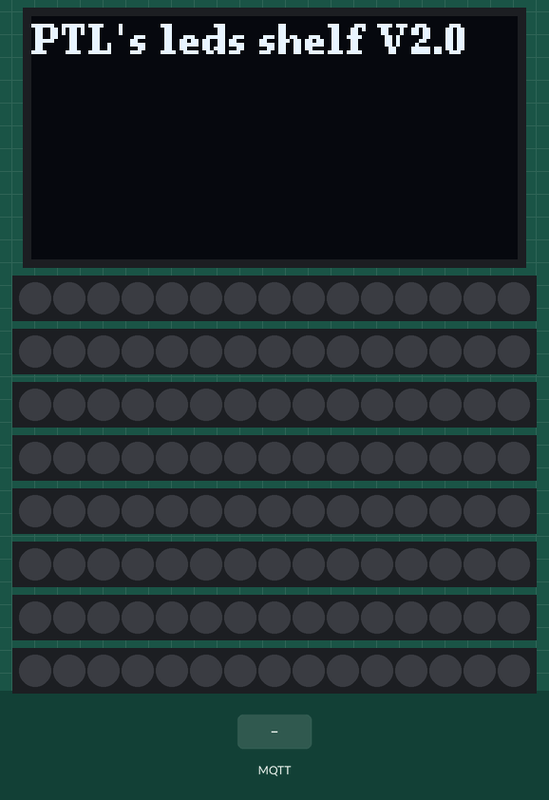
Bench run of a sketch on a simulated ESP32. Shown: 128×64 one-colour display, 8 × 15 RGB LEDs in strip order, left to right. The test bench sets the inputs (shaded band). Dim RGB values are drawn brighter than linear; WiFi joins after 1.5 s; servers stay silent unless stated; no MQTT or app messages arrive unless stated; what the sketch prints to the serial monitor is not drawn.

Above: at 2.8 s.
2.9 s: MQTT message "off" arrives on the first subscribed topic
At 3.6 s:
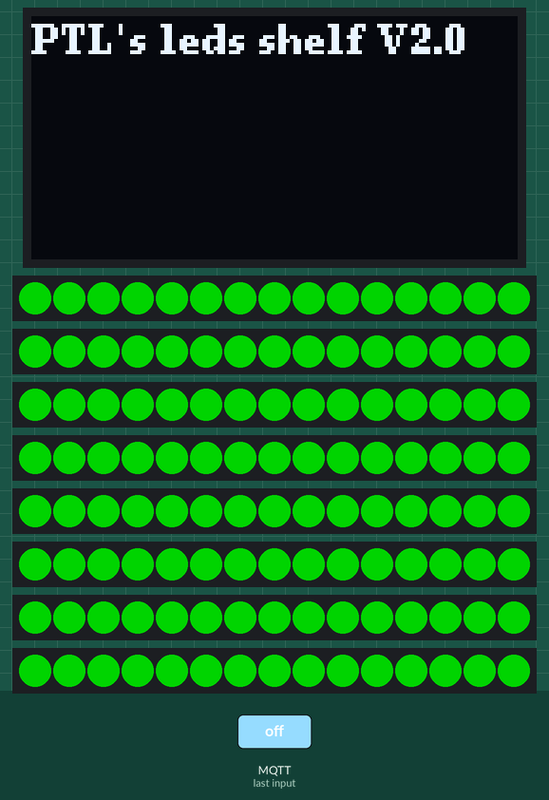
Timing chart, 0 to 5.3 s (numbered marks = the images above; inputs shaded):
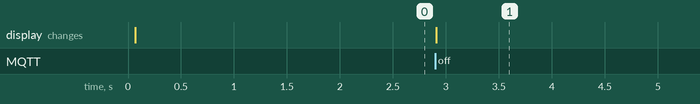

The sketch:

ptl-leds-shelf_v2.0.ino
```cpp
/*
 * =====================================================================================
 *
 *       Filename:  ptl-leds-shelf_v2.0.ino
 *
 *    Description:  WS2801 LED's server for PTL (PostTenebrasLab) Shelf
 *
 *        Version:  1.0
 *        Created:  17/12/2017 10:37:58
 *       Revision:  none
 *       Compiler:  gcc-avr
 *
 *         Author:  Sebastien Chassot (sinux), seba.ptl@sinux.net
 *        Company:  Post Tenebras Lab (Geneva's Hackerspace)
 *
 * =====================================================================================
 */

#include <Arduino.h>
#include <U8g2lib.h>

#include <WiFi.h>
#include <FastLED.h>

#define FASTLED_ALLOW_INTERRUPTS 0

#include <PubSubClient.h>

#include "ptl-leds-shelf.h"
#include "secret.h"

// Define the array of leds
CRGBArray<NUM_LEDS_PER_STRIP> strip0;
CRGBArray<NUM_LEDS_PER_STRIP> strip1;
CRGBArray<NUM_LEDS_PER_STRIP> strip2;
CRGBArray<NUM_LEDS_PER_STRIP> strip3;
CRGBArray<NUM_LEDS_PER_STRIP> strip4;
CRGBArray<NUM_LEDS_PER_STRIP> strip5;
CRGBArray<NUM_LEDS_PER_STRIP> strip6;
CRGBArray<NUM_LEDS_PER_STRIP> strip7;

//CRGB leds[NUM_STRIPS * NUM_LEDS_PER_STRIP];
CRGBArray<NUM_STRIPS * NUM_LEDS_PER_STRIP> leds;


U8G2_SSD1306_128X64_NONAME_F_SW_I2C u8g2(U8G2_R0, /* clock=*/ 15, /* data=*/ 4, /* reset=*/ 16);

WiFiClient wiFiClient;

PubSubClient mqttClient(mqttServer, mqttPort, callback, wiFiClient);

char buffer[BUF_SIZE];
state_t state = WAIT;
long count = 0;


void callback(char *topic, byte *payload, unsigned int length) {

    memcpy(&buffer, payload, length);

    if (strcmp(topic, TOPIC_ALL) == 0 && length == LEN_MSG_ALL) {
        state = ALL;
    }

    if (strcmp(topic, TOPIC_RECTANGLE) == 0 && length == LEN_MSG_RECTANGLE) {
        state = RECTANGLE;
    }

    if (strcmp(topic, TOPIC_MASK) == 0 && length == LEN_MSG_MASK) {
        state = MASK;
    }

    if (strcmp(topic, TOPIC_STATE) == 0) {
        state = STATE;
    }
}


void update_state(const state_t topic, const char *msg) {

    int err;

    switch (topic) {
        case ALL:
            set_all(3);
            break;
        case RECTANGLE:
            set_rectangle(3, 3);
            break;
        case MASK:
            //set_leds();
            break;
        case STATE:
            //publish_state();
            break;
        default:
            state = WAIT;
    }
}


void setup() {

    // put your setup code here, to run once:
    u8g2.begin();
    u8g2.enableUTF8Print();        // enable UTF8 support for the Arduino print() function
    u8g2.setFont(u8g2_font_ncenB08_tr);    // choose a suitable font


    Serial.begin(115200);
    delay(10);

    // We start by connecting to a WiFi network

    Serial.println();
    Serial.println();
    Serial.print("Connecting to ");
    Serial.println(ssid);
    u8g2.clearBuffer();
    u8g2.drawStr(0, 10, "PTL's leds shelf V2.0");
    u8g2.sendBuffer();

    WiFi.begin(ssid, password);

    while (WiFi.status() != WL_CONNECTED) {
        delay(500);
        Serial.print(".");
    }

    Serial.println("");
    Serial.println("WiFi connected");
    Serial.println("IP address: ");
    Serial.println(WiFi.localIP());

    mqttClient.setServer(mqttServer, mqttPort);

    while (!mqttClient.connected()) {
        Serial.println("Connecting to MQTT...");
        mqttClient.connect("ESP32", mqttUser, mqttPassword);


        if (mqttClient.connect("ESP32Client", mqttUser, mqttPassword)) {

            Serial.println("connected to MQTT");
            Serial.println("Subscribed to ");

            mqttClient.subscribe(TOPIC_ALL);
            Serial.println(TOPIC_ALL);
            mqttClient.subscribe(TOPIC_RECTANGLE);
            Serial.println(TOPIC_RECTANGLE);
            mqttClient.subscribe(TOPIC_MASK);
            Serial.println(TOPIC_MASK);
            mqttClient.subscribe(TOPIC_STATE);
            Serial.println(TOPIC_STATE);

        } else {

            Serial.print("failed with state ");
            Serial.print(mqttClient.state());
            delay(2000);
        }
    }

    FastLED.addLeds<WS2811, DATA_PIN_STRIP0>(leds, 0, NUM_LEDS_PER_STRIP);
    FastLED.addLeds<WS2811, DATA_PIN_STRIP1>(leds, NUM_LEDS_PER_STRIP, NUM_LEDS_PER_STRIP);
    FastLED.addLeds<WS2811, DATA_PIN_STRIP2>(leds, 2 * NUM_LEDS_PER_STRIP, NUM_LEDS_PER_STRIP);
    FastLED.addLeds<WS2811, DATA_PIN_STRIP3>(leds, 3 * NUM_LEDS_PER_STRIP, NUM_LEDS_PER_STRIP);
    FastLED.addLeds<WS2811, DATA_PIN_STRIP4>(leds, 4 * NUM_LEDS_PER_STRIP, NUM_LEDS_PER_STRIP);
    FastLED.addLeds<WS2811, DATA_PIN_STRIP5>(leds, 5 * NUM_LEDS_PER_STRIP, NUM_LEDS_PER_STRIP);
    FastLED.addLeds<WS2811, DATA_PIN_STRIP6>(leds, 6 * NUM_LEDS_PER_STRIP, NUM_LEDS_PER_STRIP);
    FastLED.addLeds<WS2811, DATA_PIN_STRIP7>(leds, 7 * NUM_LEDS_PER_STRIP, NUM_LEDS_PER_STRIP);

}

void loop() {

    Serial.print("Begin loop : ");
    Serial.println(count);

        mqttClient.loop();

    if (state != WAIT) {
        Serial.print("Callback has been run : ");
        Serial.println(state);
        update_state(state, buffer);
        count = 0;
        state = WAIT;
//        update_leds();
    }

  Serial.print("End loop : ");
  Serial.println(count++);
}

void set_all(unsigned long color) {
    for (int i = 0; i < NUM_LEDS_PER_STRIP * NUM_STRIPS; i++)
        leds[i] = CRGB::Green;

    FastLED.show();
}

void set_rectangle(unsigned long color, unsigned int num) {
//  for(int i = 0; i < NUM_LEDS_PER_STRIP*NUM_STRIPS; i++)
//    leds[i] = CRGB::Black;
    leds.fill_rainbow(255);
    FastLED.show();

}
```

leds_control.c
```cpp
/*
 * =====================================================================================
 *
 *       Filename:  leds_control.c
 *
 *    Description:  WS2801 LED's call for PTL (PostTenebrasLab) Shelf
 *
 *        Version:  1.0
 *        Created:  22/12/2017 11:12:31
 *       Revision:  none
 *       Compiler:  gcc-avr
 *
 *         Author:  Sebastien Chassot (sinux), seba.ptl@sinux.net
 *        Company:  Post Tenebras Lab (Geneva's Hackerspace)
 *
 * =====================================================================================
 */

#include "ptl-leds-shelf.h"


void update_leds(void) {

    //FastLED.show();
}


void set_rect(int first_corner, int offset ){


    uint8_t x0 = first_corner >> 4;
    uint8_t y0 = first_corner & 0xf;

    uint8_t x1 = x0 + offset >> 4;
    uint8_t y1 = y0 + offset & 0xf;

    for(int j = y0; j < y1; j++){
        for(int i = x0; i < x1; i++){


        }

    }
}


//void test_leds() {
//
//    long ms = millis() % 2000;
//
//    if (ms < 1000) {
//        fill_solid(strip0, NUM_LEDS_PER_STRIP, CRGB::Red);
//        fill_solid(strip1, NUM_LEDS_PER_STRIP, CRGB::Blue);
//        fill_solid(strip2, NUM_LEDS_PER_STRIP, CRGB::Red);
//        fill_solid(strip3, NUM_LEDS_PER_STRIP, CRGB::Blue);
//        fill_solid(strip4, NUM_LEDS_PER_STRIP, CRGB::Red);
//        fill_solid(strip5, NUM_LEDS_PER_STRIP, CRGB::Blue);
//        fill_solid(strip6, NUM_LEDS_PER_STRIP, CRGB::Red);
//        fill_solid(strip7, NUM_LEDS_PER_STRIP, CRGB::Blue);
//
//    } else {
//        fill_solid(strip0, NUM_LEDS_PER_STRIP, CRGB::Blue);
//        fill_solid(strip1, NUM_LEDS_PER_STRIP, CRGB::Red);
//        fill_solid(strip2, NUM_LEDS_PER_STRIP, CRGB::Blue);
//        fill_solid(strip3, NUM_LEDS_PER_STRIP, CRGB::Red);
//        fill_solid(strip4, NUM_LEDS_PER_STRIP, CRGB::Blue);
//        fill_solid(strip5, NUM_LEDS_PER_STRIP, CRGB::Red);
//        fill_solid(strip6, NUM_LEDS_PER_STRIP, CRGB::Blue);
//        fill_solid(strip7, NUM_LEDS_PER_STRIP, CRGB::Red);
//    }
//
//    FastLED.show();
//}
```

ptl-leds-shelf.h
```cpp
/*
 * =====================================================================================
 *
 *       Filename:  ptl-leds-shelf.h
 *
 *    Description:  WS2801 LED's server for PTL (PostTenebrasLab) Shelf
 *
 *        Version:  1.0
 *        Created:  17/12/2017 10:37:58
 *       Revision:  none
 *       Compiler:  gcc-avr
 *
 *         Author:  Sebastien Chassot (sinux), seba.ptl@sinux.net
 *        Company:  Post Tenebras Lab (Geneva's Hackerspace)
 *
 * =====================================================================================
 */

#ifndef PTL_LEDS_SHELF_V2_0_PTL_LEDS_SHELF_H
#define PTL_LEDS_SHELF_V2_0_PTL_LEDS_SHELF_H

#include "Arduino.h"


//#define DEBUG

#define NUM_LEDS_PER_STRIP  15
#define NUM_STRIPS          8

#define BUF_SIZE            128

#define DATA_PIN_STRIP0     12
#define DATA_PIN_STRIP1     13
#define DATA_PIN_STRIP2     14
#define DATA_PIN_STRIP3     27
#define DATA_PIN_STRIP4     26
#define DATA_PIN_STRIP5     25
#define DATA_PIN_STRIP6     18
#define DATA_PIN_STRIP7     17

#define TOPIC_ALL           "shelf/all"
#define TOPIC_RECTANGLE     "shelf/rectangle"
#define TOPIC_MASK          "shelf/mask"
#define TOPIC_STATE         "shelf/state"
#define LEN_MSG_ALL         3
#define LEN_MSG_RECTANGLE   5
#define LEN_MSG_MASK        19

enum {STRIP0 = 0, STRIP1, STRIP2, STRIP3, STRIP4, STRIP5, STRIP6, STRIP7};
enum {LED0 = 0, LED1, LED2, LED3, LED4, LED5, LED6, LED7, LED8, LED9, LED10, LED11, LED12, LED13, LED14, LED15};
typedef enum {WAIT, ALL, RECTANGLE, MASK, STATE} state_t;

typedef struct ledshelf {
    uint8_t r;
    uint8_t g;
    uint8_t b;
    uint16_t mask_0;
    uint16_t mask_1;
    uint16_t mask_2;
    uint16_t mask_3;
    uint16_t mask_4;
    uint16_t mask_5;
    uint16_t mask_6;
    uint16_t mask_7;

} ledshelf_st;

typedef struct msg_rect {
    uint8_t r;
    uint8_t g;
    uint8_t b;

    uint8_t first;
    uint8_t offset;
};

/*** MQTT's callback function
 *
 * It just set a flag depending on topics whom be
 * processed in main loop
 *
 * @param topic
 * @param payload
 * @param length
 */
void callback(char *topic, byte *payload, unsigned int length);

/*** update LEDs states depending on topic/payload
 *
 * @return WAIT if job done
 */
void update_state(const state_t topic, const char* msg);

void set_led(unsigned long color, unsigned int x, unsigned int y);
void set_rectangle(unsigned long color, unsigned int num);
void set_column(unsigned long color, unsigned int num);
void set_all(unsigned long color);
void publish_state();


/*** test_leds
 *
 */
void test_leds(void);


#endif //PTL_LEDS_SHELF_V2_0_PTL_LEDS_SHELF_H
```

secret_default.h
```cpp
/*
 * =====================================================================================
 *
 *       Filename:  secret_default.h
 *
 *    Description:  WS2801 LED's call for PTL (PostTenebrasLab) Shelf
 *
 *        Version:  1.0
 *        Created:  22/12/2017 11:12:31
 *       Revision:  none
 *       Compiler:  gcc-avr
 *
 *         Author:  Sebastien Chassot (sinux), seba.ptl@sinux.net
 *        Company:  Post Tenebras Lab (Geneva's Hackerspace)
 *
 * =====================================================================================
 */

#ifndef PTL_LEDS_SHELF_V2_0_SECRET_H
#define PTL_LEDS_SHELF_V2_0_SECRET_H

const char* ssid = "SSID";
const char* password =  "PASSWORD";
const char* mqttServer = "mqtt.domain.com";
const int mqttPort = 1883;
const char* mqttUser = "USER";
const char* mqttPassword = "MQTTPASSWD";


#endif //PTL_LEDS_SHELF_V2_0_SECRET_H
```
